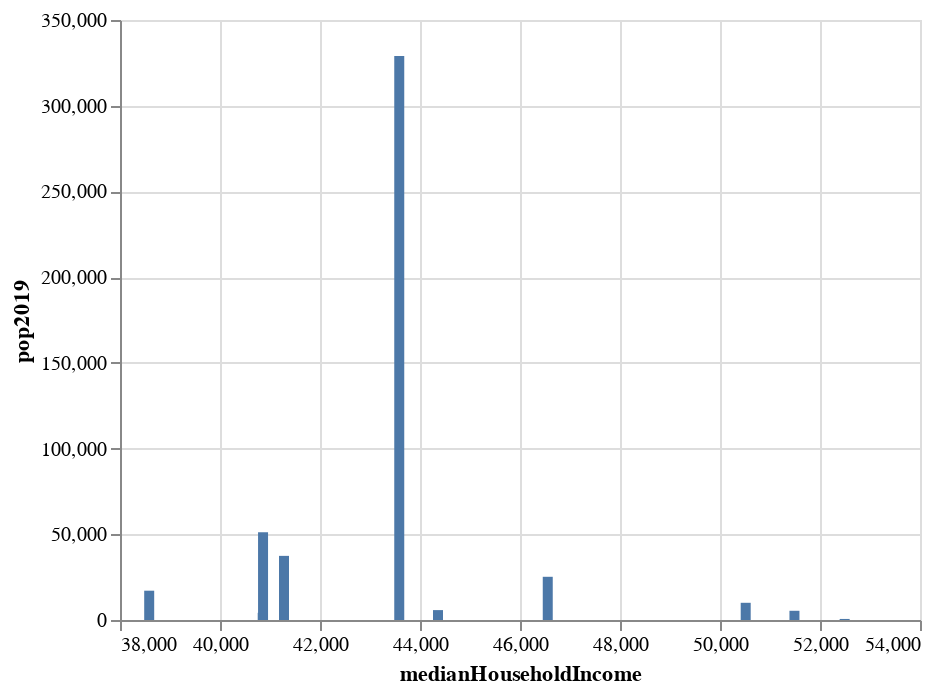

The notebook cell saved with this chart:
### Code cell
source = rich

alt.Chart(rich).mark_bar().encode(
    alt.X("medianHouseholdIncome"),
    y='pop2019',
    )

### Figure 1 — Vega-Lite specification as saved in the notebook (floating-point values rounded to 4 significant figures)
{"config": {"view": {"continuousWidth": 400, "continuousHeight": 300}}, "data": {"name": "data-b2191c6e4d8961874d1d2334fa0570dc"}, "mark": "bar", "encoding": {"x": {"type": "quantitative", "field": "medianHouseholdIncome"}, "y": {"type": "quantitative", "field": "pop2019"}}, "$schema": "https://vega.github.io/schema/vega-lite/v4.8.1.json", "datasets": {"data-b2191c6e4d8961874d1d2334fa0570dc": [{"name": "Luxembourg", "medianHouseholdIncome": 52493, "medianPerCapitaIncome": 18418, "pop2019": 615.7}, {"name": "Norway", "medianHouseholdIncome": 51489, "medianPerCapitaIncome": 19308, "pop2019": 5379.0}, {"name": "Sweden", "medianHouseholdIncome": 50514, "medianPerCapitaIncome": 18632, "pop2019": 10040.0}, {"name": "Australia", "medianHouseholdIncome": 46555, "medianPerCapitaIncome": 15026, "pop2019": 25200.0}, {"name": "Denmark", "medianHouseholdIncome": 44360, "medianPerCapitaIncome": 18262, "pop2019": 5772.0}, {"name": "United States", "medianHouseholdIncome": 43585, "medianPerCapitaIncome": 15480, "pop2019": 329100.0}, {"name": "Canada", "medianHouseholdIncome": 41280, "medianPerCapitaIncome": 15181, "pop2019": 37410.0}, {"name": "South Korea", "medianHouseholdIncome": 40861, "medianPerCapitaIncome": 11950, "pop2019": 51230.0}, {"name": "Kuwait", "medianHouseholdIncome": 40854, "medianPerCapitaIncome": 7487, "pop2019": 4207.0}, {"name": "Netherlands", "medianHouseholdIncome": 38584, "medianPerCapitaIncome": 14450, "pop2019": 17100.0}]}}
